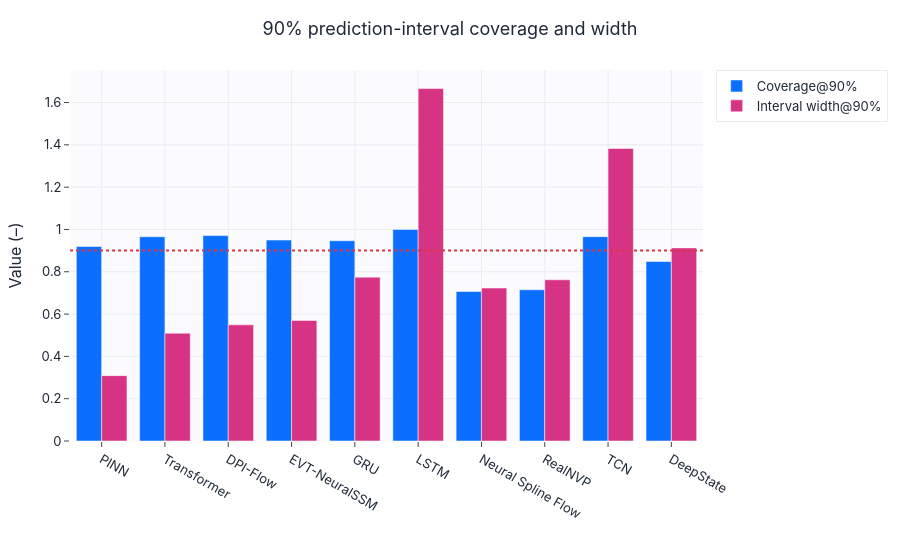

The cell this chart's notebook holds for it:
### Markdown cell above
## Uncertainty: coverage and interval width

### Code cell
cov_df = leaderboard.dropna(subset=["Coverage_90"])[["model", "Coverage_90", "Interval_Width_90"]]
display(english_metric_table(cov_df).round(4))
fig = grouped_bar(cov_df["model"].tolist(),
                  {"Coverage@90%": cov_df["Coverage_90"].tolist(),
                   "Interval width@90%": cov_df["Interval_Width_90"].tolist()},
                  title="90% prediction-interval coverage and width", ylabel="Value (–)",
                  save=False, fig_id="3_1_coverage")
fig.add_hline(y=0.90, line_dash="dot", line_color="#dc3545")
from liquefaction_ai.viz import save_figure
save_figure(fig, "3_1_coverage", save=SAVE_FIGS)
fig.show()

### Figure 1 — Plotly figure (JSON) as saved in the notebook; plotly's stock layout.template omitted (floating-point values rounded to 4 significant figures)
{"data": [{"marker": {"color": "#0b6efd"}, "name": "Coverage@90%", "type": "bar", "x": ["PINN", "Transformer", "DPI-Flow", "EVT-NeuralSSM", "GRU", "LSTM", "Neural Spline Flow", "RealNVP", "TCN", "DeepState"], "y": [0.9194, 0.9656, 0.971, 0.9498, 0.9467, 1.0, 0.7069, 0.7152, 0.9659, 0.8484]}, {"marker": {"color": "#d63384"}, "name": "Interval width@90%", "type": "bar", "x": ["PINN", "Transformer", "DPI-Flow", "EVT-NeuralSSM", "GRU", "LSTM", "Neural Spline Flow", "RealNVP", "TCN", "DeepState"], "y": [0.309, 0.5097, 0.5491, 0.5698, 0.7746, 1.666, 0.7231, 0.762, 1.383, 0.9129]}], "layout": {"barmode": "group", "shapes": [{"line": {"color": "#dc3545", "dash": "dot"}, "type": "line", "x0": 0, "x1": 1, "xref": "x domain", "y0": 0.9, "y1": 0.9, "yref": "y"}], "title": {"text": "90% prediction-interval coverage and width"}, "xaxis": {"title": {"text": ""}}, "yaxis": {"title": {"text": "Value (–)"}}}}
